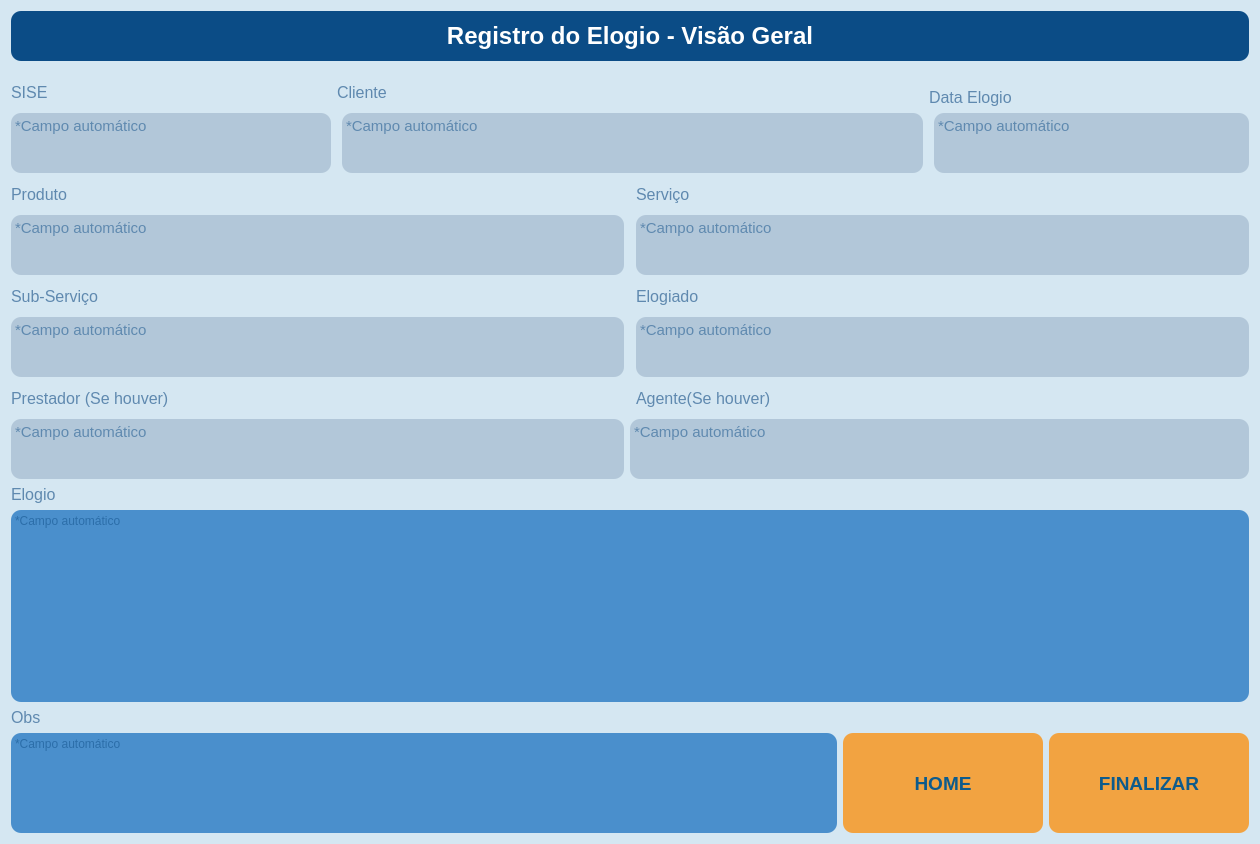
        <widget class="QFrame" name="frame_final">
         <property name="minimumSize">
          <size>
           <width>0</width>
           <height>0</height>
          </size>
         </property>
         <property name="maximumSize">
          <size>
           <width>16777215</width>
           <height>16777215</height>
          </size>
         </property>
         <property name="styleSheet">
          <string notr="true">QFrame {background-color:#D5E7F2;
color: rgb(255, 255, 255);
border: rgb(0, 0, 127);
border-radius: 10px;
}

</string>
         </property>
         <property name="frameShape">
          <enum>QFrame::NoFrame</enum>
         </property>
         <property name="frameShadow">
          <enum>QFrame::Raised</enum>
         </property>
         <layout class="QGridLayout" name="gridLayout_9">
          <item row="9" column="0" colspan="2">
           <widget class="QLabel" name="label_50">
            <property name="font">
             <font>
              <pointsize>12</pointsize>
             </font>
            </property>
            <property name="styleSheet">
             <string notr="true">color: #5f89af;</string>
            </property>
            <property name="text">
             <string>Elogio</string>
            </property>
           </widget>
          </item>
          <item row="10" column="0" colspan="4">
           <widget class="QPlainTextEdit" name="et_elogio_3">
            <property name="enabled">
             <bool>false</bool>
            </property>
            <property name="minimumSize">
             <size>
              <width>0</width>
              <height>100</height>
             </size>
            </property>
            <property name="maximumSize">
             <size>
              <width>16777215</width>
              <height>16777215</height>
             </size>
            </property>
            <property name="styleSheet">
             <string notr="true">QPlainTextEdit {
color: rgb(11, 76, 134);
border-color: rgb(242, 163, 65);
background-color: rgb(74, 143, 204);
}
QPlainTextEdit:focus{
border: 3px solid #F2A341;
}</string>
            </property>
            <property name="placeholderText">
             <string>*Campo automático</string>
            </property>
           </widget>
          </item>
          <item row="11" column="0">
           <widget class="QLabel" name="label_43">
            <property name="font">
             <font>
              <pointsize>12</pointsize>
             </font>
            </property>
            <property name="styleSheet">
             <string notr="true">color: #5f89af;</string>
            </property>
            <property name="text">
             <string>Obs</string>
            </property>
           </widget>
          </item>
          <item row="6" column="0" colspan="4">
           <layout class="QGridLayout" name="gridLayout_13">
            <item row="3" column="0">
             <widget class="QPlainTextEdit" name="subservico_auto">
              <property name="enabled">
               <bool>false</bool>
              </property>
              <property name="minimumSize">
               <size>
                <width>0</width>
                <height>45</height>
               </size>
              </property>
              <property name="maximumSize">
               <size>
                <width>16777215</width>
                <height>60</height>
               </size>
              </property>
              <property name="font">
               <font>
                <pointsize>11</pointsize>
               </font>
              </property>
              <property name="styleSheet">
               <string notr="true">color: #0B4C86;
background-color: #B2C7D9;
</string>
              </property>
              <property name="frameShape">
               <enum>QFrame::NoFrame</enum>
              </property>
              <property name="placeholderText">
               <string>*Campo automático</string>
              </property>
             </widget>
            </item>
            <item row="4" column="2">
             <widget class="QLabel" name="label_48">
              <property name="minimumSize">
               <size>
                <width>0</width>
                <height>30</height>
               </size>
              </property>
              <property name="maximumSize">
               <size>
                <width>16777215</width>
                <height>60</height>
               </size>
              </property>
              <property name="font">
               <font>
                <pointsize>12</pointsize>
               </font>
              </property>
              <property name="styleSheet">
               <string notr="true">color: #5f89af;</string>
              </property>
              <property name="text">
               <string>Agente(Se houver)</string>
              </property>
             </widget>
            </item>
            <item row="5" column="0">
             <widget class="QPlainTextEdit" name="prestador_auto">
              <property name="enabled">
               <bool>false</bool>
              </property>
              <property name="minimumSize">
               <size>
                <width>0</width>
                <height>45</height>
               </size>
              </property>
              <property name="maximumSize">
               <size>
                <width>16777215</width>
                <height>60</height>
               </size>
              </property>
              <property name="font">
               <font>
                <pointsize>11</pointsize>
               </font>
              </property>
              <property name="styleSheet">
               <string notr="true">color: #0B4C86;
background-color: #B2C7D9;
</string>
              </property>
              <property name="frameShape">
               <enum>QFrame::NoFrame</enum>
              </property>
              <property name="placeholderText">
               <string>*Campo automático</string>
              </property>
             </widget>
            </item>
            <item row="0" column="0">
             <widget class="QLabel" name="label_44">
              <property name="minimumSize">
               <size>
                <width>0</width>
                <height>0</height>
               </size>
              </property>
              <property name="maximumSize">
               <size>
                <width>16777215</width>
                <height>16777215</height>
               </size>
              </property>
              <property name="font">
               <font>
                <pointsize>12</pointsize>
               </font>
              </property>
              <property name="styleSheet">
               <string notr="true">color: #5f89af;</string>
              </property>
              <property name="text">
               <string>Produto</string>
              </property>
             </widget>
            </item>
            <item row="5" column="1" colspan="2">
             <widget class="QPlainTextEdit" name="agente_aut">
              <property name="enabled">
               <bool>false</bool>
              </property>
              <property name="minimumSize">
               <size>
                <width>0</width>
                <height>45</height>
               </size>
              </property>
              <property name="maximumSize">
               <size>
                <width>16777215</width>
                <height>60</height>
               </size>
              </property>
              <property name="font">
               <font>
                <pointsize>11</pointsize>
               </font>
              </property>
              <property name="styleSheet">
               <string notr="true">color: #0B4C86;
background-color: #B2C7D9;
</string>
              </property>
              <property name="frameShape">
               <enum>QFrame::NoFrame</enum>
              </property>
              <property name="placeholderText">
               <string>*Campo automático</string>
              </property>
             </widget>
            </item>
            <item row="2" column="0">
             <widget class="QLabel" name="label_46">
              <property name="minimumSize">
               <size>
                <width>0</width>
                <height>30</height>
               </size>
              </property>
              <property name="maximumSize">
               <size>
                <width>16777215</width>
                <height>60</height>
               </size>
              </property>
              <property name="font">
               <font>
                <pointsize>12</pointsize>
               </font>
              </property>
              <property name="styleSheet">
               <string notr="true">color: #5f89af;</string>
              </property>
              <property name="text">
               <string>Sub-Serviço</string>
              </property>
             </widget>
            </item>
            <item row="1" column="2">
             <widget class="QPlainTextEdit" name="servico_auto">
              <property name="enabled">
               <bool>false</bool>
              </property>
              <property name="minimumSize">
               <size>
                <width>0</width>
                <height>45</height>
               </size>
              </property>
              <property name="maximumSize">
               <size>
                <width>16777215</width>
                <height>60</height>
               </size>
              </property>
              <property name="font">
               <font>
                <pointsize>11</pointsize>
               </font>
              </property>
              <property name="styleSheet">
               <string notr="true">color: #0B4C86;
background-color: #B2C7D9;
</string>
              </property>
              <property name="frameShape">
               <enum>QFrame::NoFrame</enum>
              </property>
              <property name="placeholderText">
               <string>*Campo automático</string>
              </property>
             </widget>
            </item>
            <item row="2" column="2">
             <widget class="QLabel" name="label_45">
              <property name="minimumSize">
               <size>
                <width>0</width>
                <height>30</height>
               </size>
              </property>
              <property name="maximumSize">
               <size>
                <width>16777215</width>
                <height>60</height>
               </size>
              </property>
              <property name="font">
               <font>
                <pointsize>12</pointsize>
               </font>
              </property>
              <property name="styleSheet">
               <string notr="true">color: #5f89af;</string>
              </property>
              <property name="text">
               <string>Elogiado</string>
              </property>
             </widget>
            </item>
            <item row="3" column="2">
             <widget class="QPlainTextEdit" name="elogiado_auto">
              <property name="enabled">
               <bool>false</bool>
              </property>
              <property name="minimumSize">
               <size>
                <width>0</width>
                <height>45</height>
               </size>
              </property>
              <property name="maximumSize">
               <size>
                <width>16777215</width>
                <height>60</height>
               </size>
              </property>
              <property name="font">
               <font>
                <pointsize>11</pointsize>
               </font>
              </property>
              <property name="styleSheet">
               <string notr="true">color: #0B4C86;
background-color: #B2C7D9;
</string>
              </property>
              <property name="frameShape">
               <enum>QFrame::NoFrame</enum>
              </property>
              <property name="placeholderText">
               <string>*Campo automático</string>
              </property>
             </widget>
            </item>
            <item row="4" column="0" colspan="2">
             <widget class="QLabel" name="label_49">
              <property name="minimumSize">
               <size>
                <width>0</width>
                <height>30</height>
               </size>
              </property>
              <property name="maximumSize">
               <size>
                <width>16777215</width>
                <height>60</height>
               </size>
              </property>
              <property name="font">
               <font>
                <pointsize>12</pointsize>
               </font>
              </property>
              <property name="styleSheet">
               <string notr="true">color: #5f89af;</string>
              </property>
              <property name="text">
               <string>Prestador (Se houver)</string>
              </property>
             </widget>
            </item>
            <item row="1" column="0">
             <widget class="QPlainTextEdit" name="produto_auto">
              <property name="enabled">
               <bool>false</bool>
              </property>
              <property name="minimumSize">
               <size>
                <width>0</width>
                <height>45</height>
               </size>
              </property>
              <property name="maximumSize">
               <size>
                <width>16777215</width>
                <height>60</height>
               </size>
              </property>
              <property name="font">
               <font>
                <pointsize>11</pointsize>
               </font>
              </property>
              <property name="focusPolicy">
               <enum>Qt::ClickFocus</enum>
              </property>
              <property name="styleSheet">
               <string notr="true">color: #0B4C86;
background-color: #B2C7D9;
</string>
              </property>
              <property name="frameShape">
               <enum>QFrame::NoFrame</enum>
              </property>
              <property name="placeholderText">
               <string>*Campo automático</string>
              </property>
             </widget>
            </item>
            <item row="0" column="2">
             <widget class="QLabel" name="label_47">
              <property name="minimumSize">
               <size>
                <width>0</width>
                <height>30</height>
               </size>
              </property>
              <property name="maximumSize">
               <size>
                <width>16777215</width>
                <height>60</height>
               </size>
              </property>
              <property name="font">
               <font>
                <pointsize>12</pointsize>
               </font>
              </property>
              <property name="styleSheet">
               <string notr="true">color: #5f89af;</string>
              </property>
              <property name="text">
               <string>Serviço</string>
              </property>
             </widget>
            </item>
           </layout>
          </item>
          <item row="1" column="0" colspan="4">
           <layout class="QGridLayout" name="gridLayout_14">
            <item row="0" column="0">
             <widget class="QLabel" name="label_51">
              <property name="minimumSize">
               <size>
                <width>0</width>
                <height>25</height>
               </size>
              </property>
              <property name="maximumSize">
               <size>
                <width>16777215</width>
                <height>30</height>
               </size>
              </property>
              <property name="font">
               <font>
                <pointsize>12</pointsize>
               </font>
              </property>
              <property name="styleSheet">
               <string notr="true">color: #5f89af;</string>
              </property>
              <property name="text">
               <string>SISE</string>
              </property>
             </widget>
            </item>
            <item row="1" column="0">
             <widget class="QPlainTextEdit" name="et_sise_4">
              <property name="enabled">
               <bool>false</bool>
              </property>
              <property name="minimumSize">
               <size>
                <width>0</width>
                <height>45</height>
               </size>
              </property>
              <property name="maximumSize">
               <size>
                <width>320</width>
                <height>60</height>
               </size>
              </property>
              <property name="font">
               <font>
                <pointsize>11</pointsize>
               </font>
              </property>
              <property name="styleSheet">
               <string notr="true">QPlainTextEdit {
color: #0B4C86;
background-color: #B2C7D9;

}
QPlainTextEdit:focus{
border: 3px solid #F2A341;
}</string>
              </property>
              <property name="frameShape">
               <enum>QFrame::NoFrame</enum>
              </property>
              <property name="frameShadow">
               <enum>QFrame::Sunken</enum>
              </property>
              <property name="lineWidth">
               <number>3</number>
              </property>
              <property name="tabChangesFocus">
               <bool>true</bool>
              </property>
              <property name="placeholderText">
               <string>*Campo automático</string>
              </property>
             </widget>
            </item>
            <item row="0" column="1">
             <widget class="QLabel" name="label_52">
              <property name="minimumSize">
               <size>
                <width>0</width>
                <height>25</height>
               </size>
              </property>
              <property name="maximumSize">
               <size>
                <width>16777215</width>
                <height>30</height>
               </size>
              </property>
              <property name="font">
               <font>
                <pointsize>12</pointsize>
               </font>
              </property>
              <property name="styleSheet">
               <string notr="true">color: #5f89af;</string>
              </property>
              <property name="text">
               <string>Cliente</string>
              </property>
             </widget>
            </item>
            <item row="1" column="2">
             <widget class="QPlainTextEdit" name="data_elogio_auto">
              <property name="enabled">
               <bool>false</bool>
              </property>
              <property name="minimumSize">
               <size>
                <width>320</width>
                <height>45</height>
               </size>
              </property>
              <property name="maximumSize">
               <size>
                <width>320</width>
                <height>60</height>
               </size>
              </property>
              <property name="font">
               <font>
                <pointsize>11</pointsize>
               </font>
              </property>
              <property name="styleSheet">
               <string notr="true">color: #0B4C86;
background-color: #B2C7D9;
margin-left: 5px;</string>
              </property>
              <property name="frameShape">
               <enum>QFrame::NoFrame</enum>
              </property>
              <property name="placeholderText">
               <string>*Campo automático</string>
              </property>
             </widget>
            </item>
            <item row="1" column="1">
             <widget class="QPlainTextEdit" name="cliente_auto">
              <property name="enabled">
               <bool>false</bool>
              </property>
              <property name="minimumSize">
               <size>
                <width>0</width>
                <height>45</height>
               </size>
              </property>
              <property name="maximumSize">
               <size>
                <width>16777215</width>
                <height>60</height>
               </size>
              </property>
              <property name="font">
               <font>
                <pointsize>11</pointsize>
               </font>
              </property>
              <property name="styleSheet">
               <string notr="true">color: #0B4C86;
background-color: #B2C7D9;
margin-left: 5px;
</string>
              </property>
              <property name="frameShape">
               <enum>QFrame::VLine</enum>
              </property>
              <property name="placeholderText">
               <string>*Campo automático</string>
              </property>
             </widget>
            </item>
            <item row="0" column="2">
             <widget class="QLabel" name="label_53">
              <property name="minimumSize">
               <size>
                <width>0</width>
                <height>30</height>
               </size>
              </property>
              <property name="maximumSize">
               <size>
                <width>16777215</width>
                <height>20</height>
               </size>
              </property>
              <property name="font">
               <font>
                <pointsize>12</pointsize>
               </font>
              </property>
              <property name="styleSheet">
               <string notr="true">color: #5f89af;</string>
              </property>
              <property name="text">
               <string>Data Elogio</string>
              </property>
             </widget>
            </item>
           </layout>
          </item>
          <item row="0" column="0" colspan="4">
           <widget class="QLabel" name="label_42">
            <property name="enabled">
             <bool>true</bool>
            </property>
            <property name="minimumSize">
             <size>
              <width>0</width>
              <height>60</height>
             </size>
            </property>
            <property name="maximumSize">
             <size>
              <width>16777215</width>
              <height>85</height>
             </size>
            </property>
            <property name="font">
             <font>
              <pointsize>18</pointsize>
              <weight>75</weight>
              <bold>true</bold>
             </font>
            </property>
            <property name="layoutDirection">
             <enum>Qt::LeftToRight</enum>
            </property>
            <property name="styleSheet">
             <string notr="true">background-color: #0B4C86;
color: rgb(255, 255, 255);
border: #F2A341;
border-radius: 10px;
margin-bottom: 10px;</string>
            </property>
            <property name="frameShadow">
             <enum>QFrame::Plain</enum>
            </property>
            <property name="lineWidth">
             <number>1</number>
            </property>
            <property name="text">
             <string>Registro do Elogio - Visão Geral</string>
            </property>
            <property name="alignment">
             <set>Qt::AlignCenter</set>
            </property>
           </widget>
          </item>
          <item row="12" column="0">
           <widget class="QPlainTextEdit" name="et_obs_3">
            <property name="enabled">
             <bool>false</bool>
            </property>
            <property name="minimumSize">
             <size>
              <width>0</width>
              <height>50</height>
             </size>
            </property>
            <property name="maximumSize">
             <size>
              <width>16777215</width>
              <height>100</height>
             </size>
            </property>
            <property name="styleSheet">
             <string notr="true">QPlainTextEdit {
color: rgb(11, 76, 134);
border-color: rgb(242, 163, 65);
background-color: rgb(74, 143, 204);
}
QPlainTextEdit:focus{
border: 3px solid #F2A341;
}</string>
            </property>
            <property name="placeholderText">
             <string>*Campo automático</string>
            </property>
           </widget>
          </item>
          <item row="12" column="1" colspan="3">
           <layout class="QHBoxLayout" name="horizontalLayout_6">
            <item>
             <widget class="QPushButton" name="btn_voltar">
              <property name="minimumSize">
               <size>
                <width>200</width>
                <height>50</height>
               </size>
              </property>
              <property name="maximumSize">
               <size>
                <width>16777215</width>
                <height>120</height>
               </size>
              </property>
              <property name="font">
               <font>
                <pointsize>14</pointsize>
                <weight>75</weight>
                <bold>true</bold>
               </font>
              </property>
              <property name="cursor">
               <cursorShape>PointingHandCursor</cursorShape>
              </property>
              <property name="styleSheet">
               <string notr="true">QPushButton{
background-color: #F2A341;
color: #0D5B8C;
border-radius: 10px;
}
QPushButton:pressed{
border: 5px solid #0B4C86;
}</string>
              </property>
              <property name="text">
               <string>HOME</string>
              </property>
             </widget>
            </item>
            <item>
             <widget class="QPushButton" name="btn_finalizar">
              <property name="minimumSize">
               <size>
                <width>200</width>
                <height>50</height>
               </size>
              </property>
              <property name="maximumSize">
               <size>
                <width>16777215</width>
                <height>120</height>
               </size>
              </property>
              <property name="font">
               <font>
                <pointsize>14</pointsize>
                <weight>75</weight>
                <bold>true</bold>
               </font>
              </property>
              <property name="cursor">
               <cursorShape>PointingHandCursor</cursorShape>
              </property>
              <property name="layoutDirection">
               <enum>Qt::RightToLeft</enum>
              </property>
              <property name="styleSheet">
               <string notr="true">QPushButton{
background-color: #F2A341;
color: #0D5B8C;
border-radius: 10px;
}
QPushButton:pressed{
border: 5px solid #0B4C86;
}</string>
              </property>
              <property name="text">
               <string>FINALIZAR</string>
              </property>
             </widget>
            </item>
           </layout>
          </item>
         </layout>
         <zorder>label_43</zorder>
         <zorder>et_obs_3</zorder>
         <zorder>label_50</zorder>
         <zorder>et_elogio_3</zorder>
         <zorder>label_42</zorder>
        </widget>
